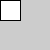
Frame 1 (no input)
Frame 60 (the mouse pressed at the canvas centre just before this capture): identical to frame 1, image omitted
Frame 120 (the mouse held since frame 60 and released just before this capture): identical to frame 1, image omitted

The Processing sketch that drew this single still picture (run headless with seeded random() and noise(); from frame 60 on, the mouse is pressed at the canvas centre):

// Processing sketch: builtinproc
// ── builtinproc.pde
void setup()
{
  size(50,50);
}

void draw()
{
  rect(0,0,20,20);
}
